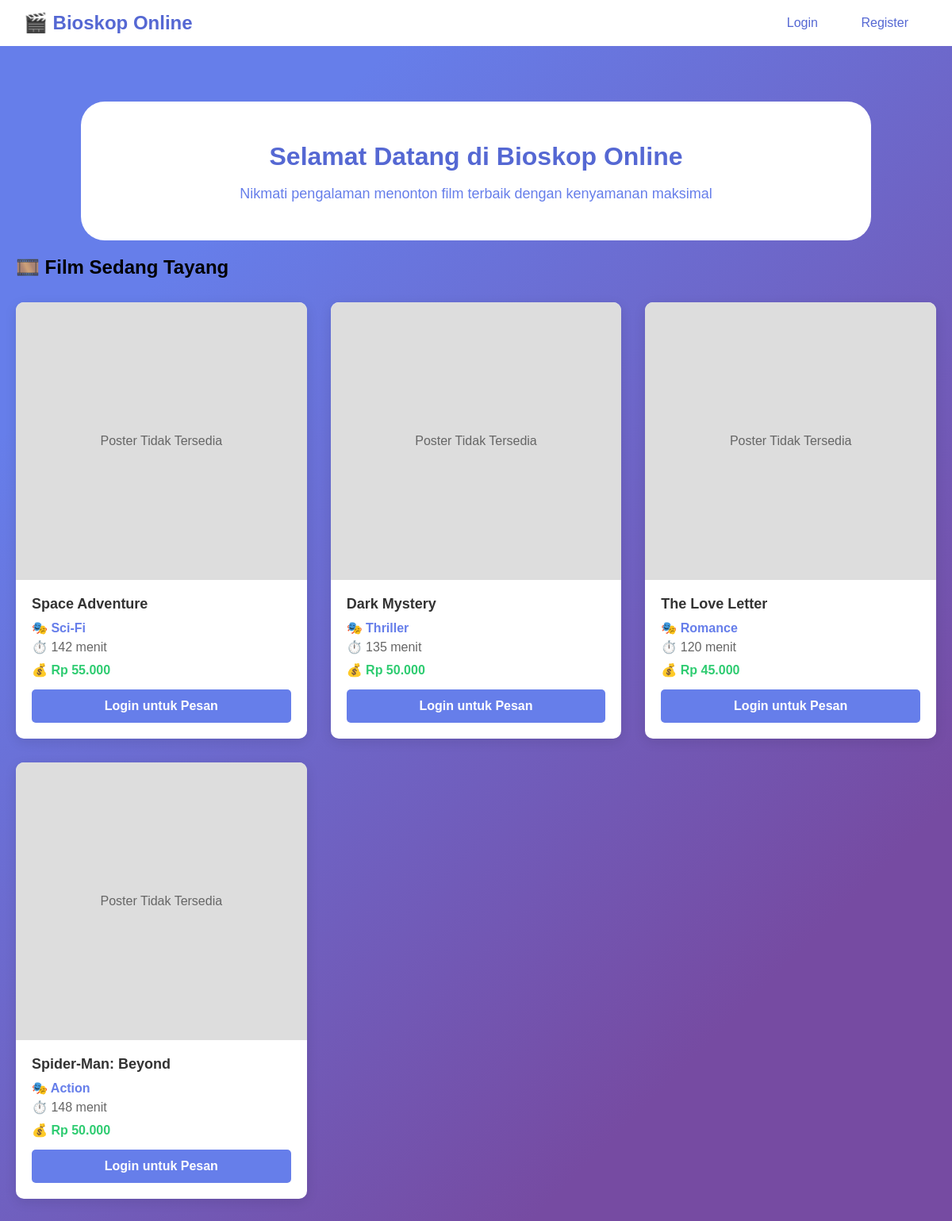
Page /user/index.php on the earlier database version.
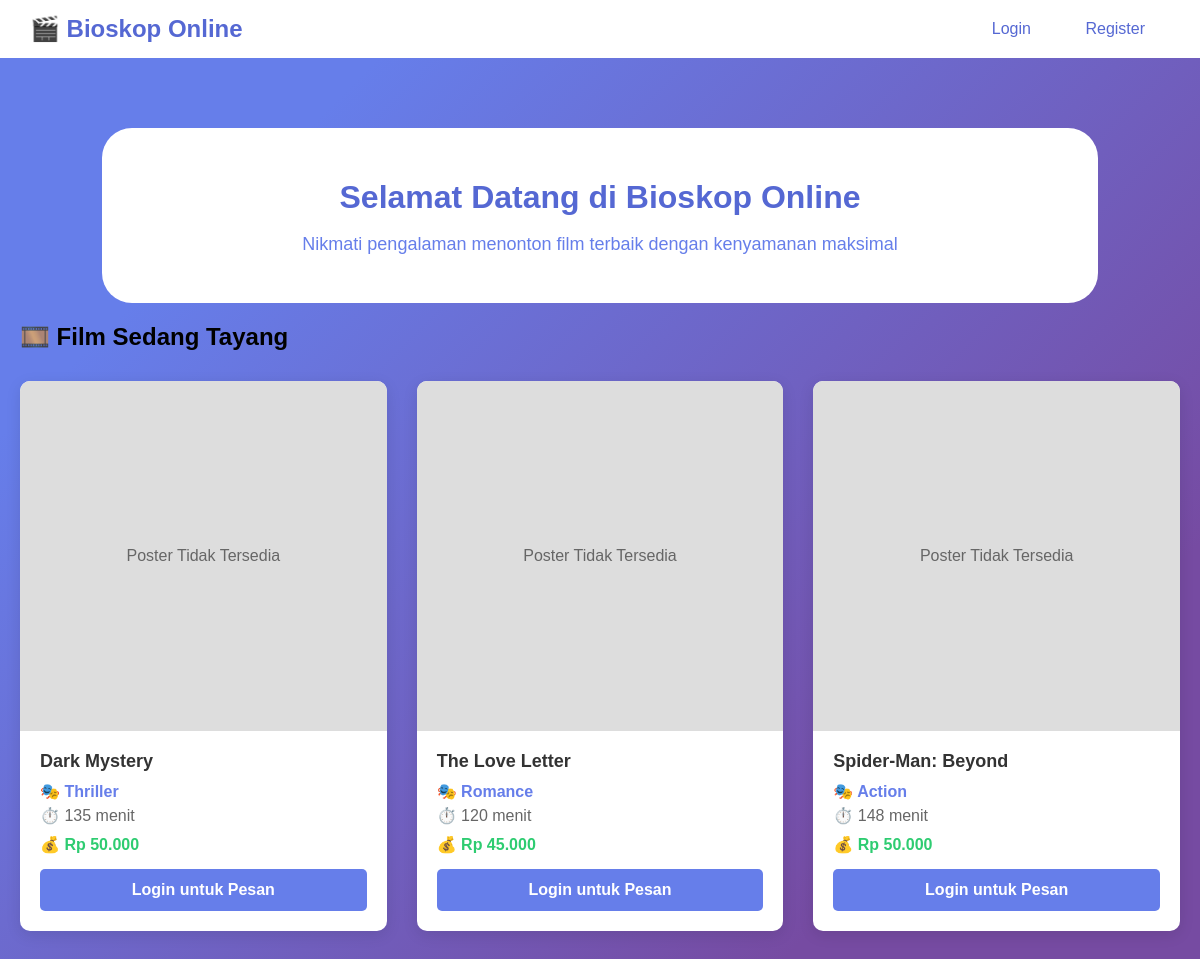
Same page on the later database version.
### tables this page shows
CREATE TABLE film (
    id_film INT PRIMARY KEY AUTO_INCREMENT,
    poster VARCHAR(255),
    nama VARCHAR(100) NOT NULL,
    deskripsi TEXT,
    genre VARCHAR(50),
    jadwal_tayang VARCHAR(50),
    harga DECIMAL(10,2),
    photo_poster VARCHAR(255),
    durasi INT
);

### user/index.php (the view, shortened to what this page needs)
<?php
require_once '../config.php';
$stmt = $pdo->query("SELECT * FROM film WHERE jadwal_tayang = 'Sekarang Tayang' ORDER BY id_film DESC");
$films = $stmt->fetchAll(PDO::FETCH_ASSOC);
?>
<!DOCTYPE html>
<html lang="id">
<head>
</head>
<body>
    <div class="navbar">
        <h2>🎬 Bioskop Online</h2>
        <div class="nav-links">
            <?php if(isset($_SESSION['user_id'])): ?>
                <span>Halo, <?= htmlspecialchars($_SESSION['user_nama']) ?></span>
                <a href="my_booking.php">Pesanan Saya</a>
                <a href="logout.php">Logout</a>
            <?php else: ?>
                <a href="login.php">Login</a>
                <a href="register.php">Register</a>
            <?php endif; ?>
        </div>
    </div>
    <div class="container">
        <div class="welcome">
            <h1>Selamat Datang di Bioskop Online</h1>
            <p>Nikmati pengalaman menonton film terbaik dengan kenyamanan maksimal</p>
        </div>
        <h2>🎞️ Film Sedang Tayang</h2>
        <?php if(empty($films)): ?>
            <div style="text-align: center; padding: 40px; background: white; border-radius: 10px;">
                <div style="font-size: 48px; margin-bottom: 20px;">🎭</div>
                <h3 style="color: #666;">Belum ada film yang sedang tayang</h3>
                <p style="color: #999;">Silakan kembali lagi nanti untuk melihat film terbaru.</p>
            </div>
        <?php else: ?>
            <div class="film-grid">
                <?php foreach($films as $film): ?>
                <div class="film-card">
                    <?php if (!empty($film['poster'])): ?>
                        <div class="no-poster" style="display: none;">Poster Tidak Tersedia</div>
                    <?php else: ?>
                        <div class="no-poster">No Poster</div>
                    <?php endif; ?>
                    <div class="film-info">
                        <div class="film-title"><?= htmlspecialchars($film['nama']) ?></div>
                        <div class="film-genre">🎭 <?= $film['genre'] ?></div>
                        <div class="film-duration">⏱️ <?= $film['durasi'] ?> menit</div>
                        <div class="film-price">💰 Rp <?= number_format($film['harga'], 0, ',', '.') ?></div>
                        <?php if(isset($_SESSION['user_id'])): ?>
                            <a href="booking.php?film_id=<?= $film['id_film'] ?>" class="btn">Pesan Tiket</a>
                        <?php else: ?>
                            <a href="login.php" class="btn">Login untuk Pesan</a>
                        <?php endif; ?>
                    </div>
                </div>
                <?php endforeach; ?>
            </div>
        <?php endif; ?>
    </div>
</body>
</html>

### user/index.php (style rules this page uses)
body { font-family: Arial; margin: 0; background: linear-gradient(135deg, #667eea 20%, #764ba2 80%); }
.navbar { background: #ffffff; color: #5568d3; padding: 15px 30px; display: flex; justify-content: space-between; align-items: center; }
.navbar h2 { margin: 0; }
.nav-links a { color: #5568d3; text-decoration: none; margin: 0 10px; padding: 8px 15px; border-radius: 5px; }
.container { max-width: 1200px; margin: 30px auto; padding: 20px; }
.film-grid { display: grid; grid-template-columns: repeat(auto-fit, minmax(280px, 1fr)); gap: 30px; margin-top: 30px; }
.film-card { background: white; border-radius: 10px; overflow: hidden; box-shadow: 0 4px 15px rgba(0,0,0,0.1); transition: transform 0.3s; }
.film-info { padding: 20px; }
.film-title { font-size: 18px; font-weight: bold; margin-bottom: 10px; color: #333; }
.film-genre { color: #667eea; font-weight: bold; margin-bottom: 5px; }
.film-duration { color: #666; margin-bottom: 10px; }
.film-price { color: #2ecc71; font-weight: bold; font-size: 16px; margin-bottom: 15px; }
.btn { display: block; text-align: center; padding: 12px; background: #667eea; color: white; text-decoration: none; border-radius: 5px; font-weight: bold; }
.welcome { background: #ffffff; color: white; padding: 30px 200px; text-align: center; border-radius: 30px; width: fit-content; margin: 20px auto; }
.welcome h1 { color: #5568d3; margin-bottom: 10px; }
.welcome p { color: #667eea; font-size: 18px; }
.no-poster { height: 350px; background: #ddd; display: flex; align-items: center; justify-content: center; color: #666; }

Differences in the rows shown:
removed film: nama "Space Adventure", genre "Sci-Fi", durasi "142", harga "55.000"
